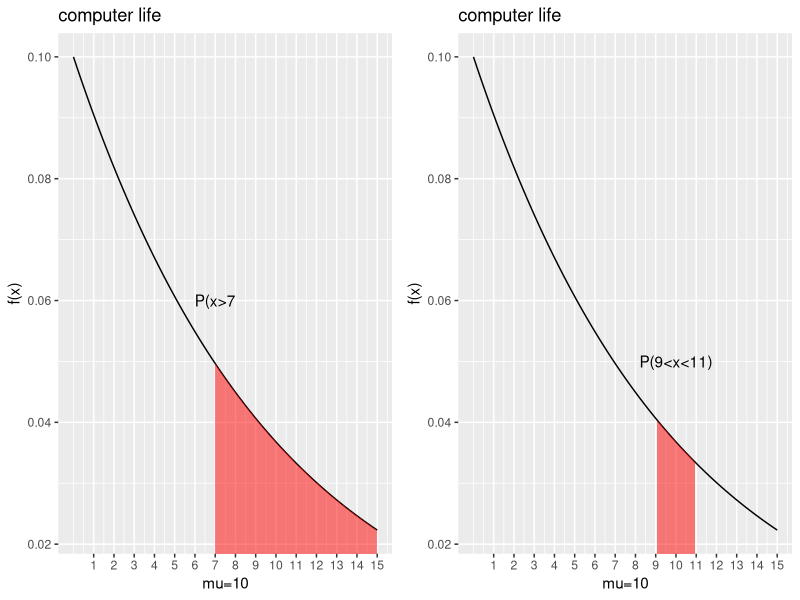

R code for this plot:
#page no: 251-252
library(ggplot2)
require(gridExtra)
e=2.718
mu=10
m=1/10
x<-seq(0,15,length.out=200)
px=dexp(x,rate=m)
df<-data.frame(x=x,y=px)
x1=7
p_7=(1-(e^(-m*x1)))
p10=(1-p_7)
p1<-qplot(x,y,data=df,geom="line")+
  geom_ribbon(data=subset(df,x>=7),aes(ymax=y),ymin=0,
              fill="red",colour=NA,alpha=0.5)+
  scale_x_continuous("mu=10",labels=as.character(seq(0:20)),breaks=seq(0:20))+
  annotate(geom="text",x=7,y=0.06,label=paste("P(x>7"))+
  labs(title="computer life", x= "mu=10", y="f(x)")
print(paste("P(x<7) =",round(p_7,4)))
print(paste("a. prob. computer life lasts more than 7 years=",round(p10,4)))
print(paste("b. prob. 5 computer life =",5*mu," years"))
x2=9
p_9=(1-(e^(-m*x2)))
x3=11
p_11=(1-(e^(-m*x3)))
p_9_11=p_11-p_9
print(paste("d. prob. computer life between 9 to 11 years=",round(p_9_11,4)))
p2<-qplot(x,y,data=df,geom="line")+
  geom_ribbon(data=subset(df,x>=9 & x<=11),aes(ymax=y),ymin=0,
              fill="red",colour=NA,alpha=0.5)+
  scale_x_continuous("mu=10",labels=as.character(seq(0:20)),breaks=seq(0:20))+
  annotate(geom="text",x=10,y=0.05,label=paste("P(9<x<11)"))+
  labs(title="computer life", x= "mu=10", y="f(x)")
grid.arrange(p1,p2,ncol=2)
